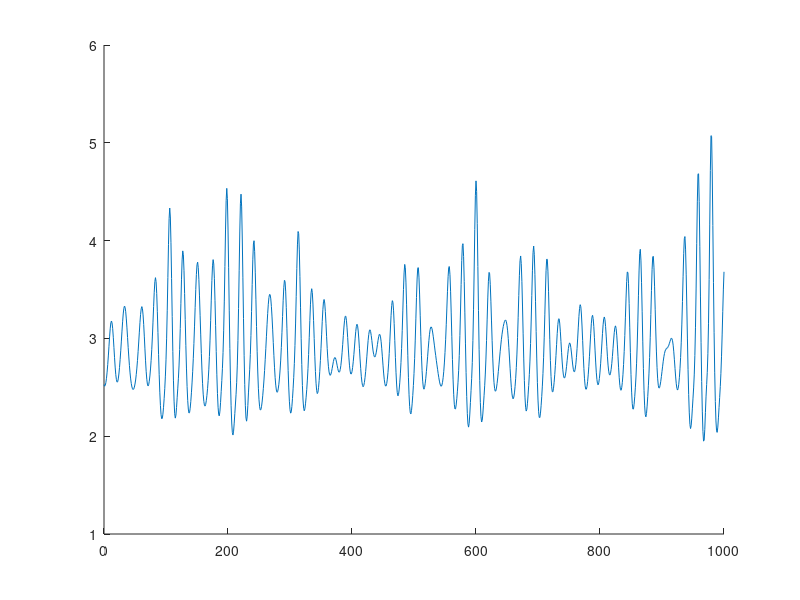

Write MATLAB code to recreate this figure. (Note: this script raises an error after producing the figure.)
%%
clear
% close all

data_11 = load('data_laskar_equator_wet_dry_ratio.txt');
data_22 = load('data_laskar_inso_grad_JD_0.txt');


% figure
% 
% yyaxis right 
% 
% plot(data_22(:,1),data_22(:,2))
% 
% yyaxis left 
% hold on 

%     
  data_1 = [data_11(:,1) data_22(:,2)./data_11(:,2)];

line(data_1(:,1),data_1(:,2))


%%

% 
% inv = mean(diff(data_11(:,1)));
% 
% [data_1(:,2),data_1(:,1)] = resample(data_11(:,2),data_11(:,1),inv);

[wt,f_t,coi] = cwt(data_1(:,2),1); 







figure(...
    'Units','Centimeters',...
     'Position',[40 1 40 20],...
    'color',[1 1 1])


axes1 = axes(...
    'Box','off',...
    'Position',[0.1 0.55 0.8 0.4],...
    'LineWidth',1,...
    'FontName','Helvetica');
% 
        pcolor(axes1,data_1(:,1),1./f_t,abs(wt))
    colormap(jet)
%       
          caxis([0 1]) %K 17000 Cl 1800 %K 17000 ca 140000 magsus 50
%          
%       
%          
         line(axes1,data_1(:,1),1./coi,'LineWidth',2,'Color','k')
         
%       line(axes1,IG(:,1),IG(:,3)*140,'color','k','LineWidth',2);
%    

% 
 %     ylabel({VariableNames{Vn1} 'period [kyrs]'})
%ylabel({'Ca' 'period [kyrs]'})
% 
%   ylabel('log(k/Ti) [kyrs period]')
% 
 ylabel('prec. - evap. 0° period kyrs]')
 
 colorbar

        
         
         
axis = gca;
axis.YColor = 'k';
axis.XGrid = 'on';
axis.YGrid = 'on';
axis.GridAlpha = 1;
axis.XTick = 50:50:650;
axis.YTick = 10:10:100;
axis.FontSize = 16;
axis.GridLineStyle = '--';
axis.XColor = 'k';
axis.Color = 'none';
axis.FontSize = 10;
axis.Layer = 'top';
axis.Box = 'off'
% axis.YColor = 'none';
% axis.XColor = 'none';

   shading interp
         
 xlim([0 600])
ylim([0 120])
axes2 = axes(...
    'Box','off',...
    'Position',[0.1 0.1 0.8 0.4],...
    'LineWidth',1,...
    'FontName','Helvetica');
% 
%  yyaxis left
  line(data_1(:,1),data_1(:,2),'Color','k','LineWidth',1.5)
% %line(data_1(:,1),xrec,'Color','k','LineWidth',2,'Color','k')

% axis = gca;
% axis.YDir = 'reverse';
% %ylabel({VariableNames{Vn1} '[counts/s]'})
 ylabel('prec. - evap. 0°')

axis = gca;
axis.YColor = 'k';
% axis.XGrid = 'on';
% axis.YGrid = 'on';
axis.GridAlpha = 1;
axis.XTick = 50:50:650;

axis.FontSize = 16;
axis.GridLineStyle = '--';
axis.XColor = 'k';
axis.Color = 'none';
axis.FontSize = 10;
axis.Layer = 'top';
axis.Box = 'off'
 xlim([0 600])
% ylim([20 30])

%          
%         axis.YColor = 'none';
%         axis.XColor = 'none';
 

  
  
  
  
 

